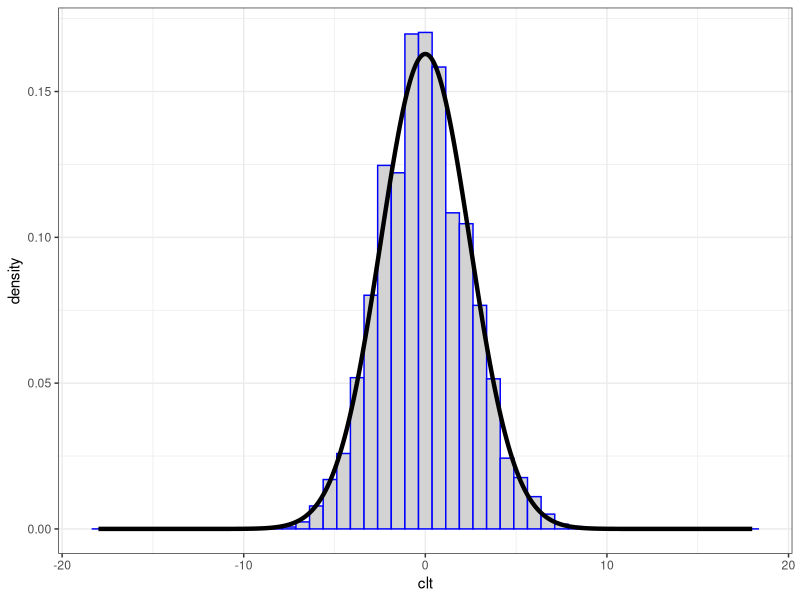
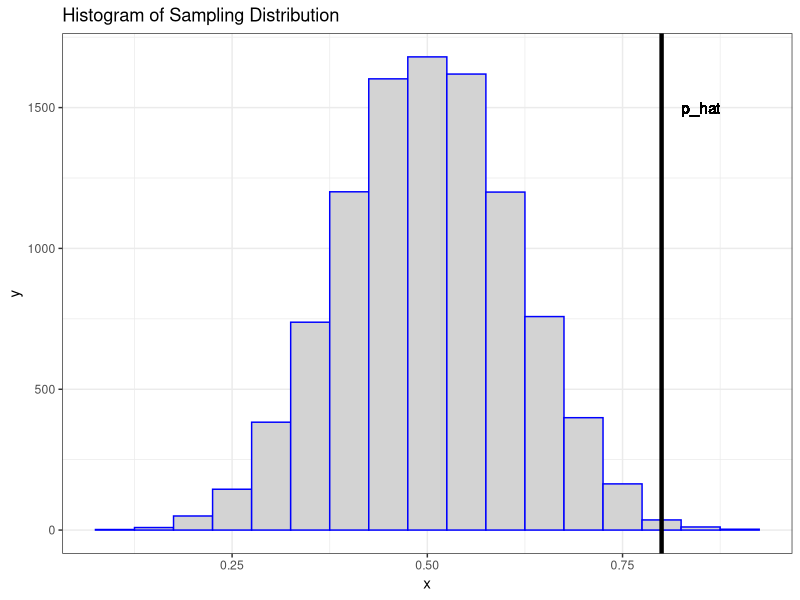

Write R code to recreate these figures, in order.
## ---- chunk 1
library(knitr)
knit_hooks$set(small.mar = function(before, options, envir) {
    if (before) par(mar = c(4, 4, .1, .1))  # smaller margin on top and right
})
opts_chunk$set(fig.align="center", fig.height=5.5, fig.width=6.75, collapse=TRUE, comment="", prompt=TRUE, small.mar=TRUE)
options(width=63)
library(ggplot2)
theme_set(theme_bw())
set.seed(201)
## ---- chunk 2
x <- replicate(n=1e4, expr=rpois(n=40, lambda=6), 
               simplify="matrix")
x_bar <- apply(x, 2, mean)
clt <- sqrt(40)*(x_bar - 6)

df <- data.frame(clt=clt, x = seq(-18,18,length.out=1e4), 
                 y = dnorm(seq(-18,18,length.out=1e4), 
                           sd=sqrt(6)))
## ---- chunk 3
ggplot(data=df) +
  geom_histogram(aes(x=clt, y=..density..), color="blue", 
                 fill="lightgray", binwidth=0.75) +
  geom_line(aes(x=x, y=y), size=1.5)
## ---- chunk 4
x <- replicate(n=1e4, expr=rbinom(1, size=20, prob=0.5))
sim_p_hat <- x/20
my_p_hat <- 16/20
## ---- chunk 5
df <- data.frame(x=sim_p_hat)
ggplot(data=df, aes(x=x)) + 
  geom_histogram(color="blue", fill="lightgray", binwidth=0.05) + 
  geom_vline(xintercept=my_p_hat, size=1.5) +
  labs(title="Histogram of Sampling Distribution") +
  geom_text(aes(my_p_hat, 1500, label="p_hat"), nudge_x=0.05)
## ---- chunk 6
mu <- 5
n <- 20
x <- replicate(10000, rnorm(n=n, mean=mu)) # 10000 studies
m <- apply(x, 2, mean) # the estimate for each study
ci <- cbind(m - 1.96/sqrt(n), m + 1.96/sqrt(n))
head(ci)
## ---- chunk 7
cover <- (mu > ci[,1]) & (mu < ci[,2])
mean(cover)
## ---- chunk 8
qnorm(0.025)
qnorm(0.975)
